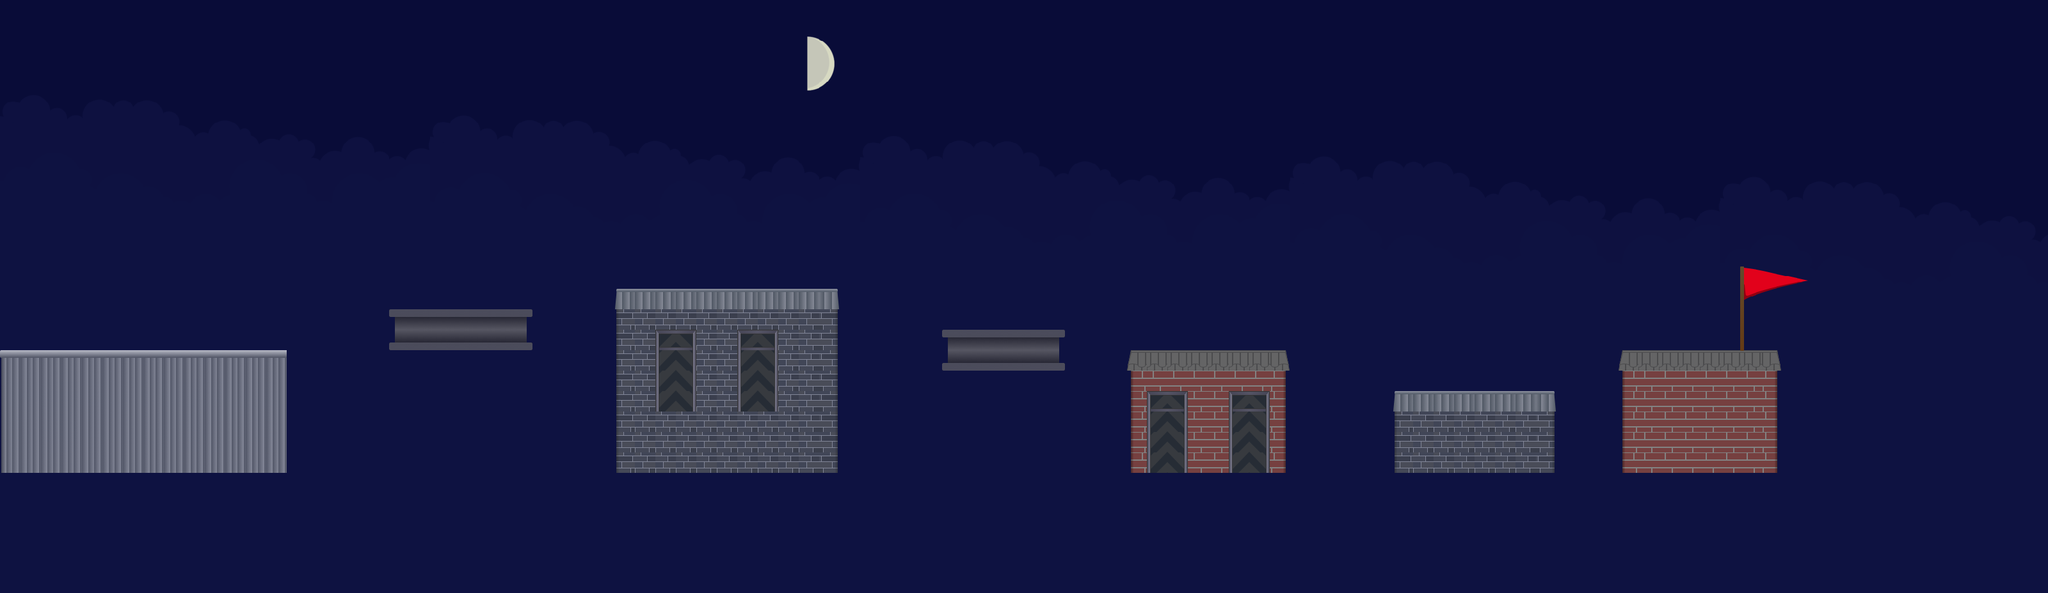

Rendered tile map (Tiled .tmx) drawn with the repository's tilesets; below, a short description and the map source with its tile grids summarised:
An orthogonal 100x29 tile map with 32x32 px tiles, 4 tile layers (layer1, layer2, layer3, layer4), 22 tilesets.

<map version="1.2" tiledversion="1.2.1" orientation="orthogonal" renderorder="right-down" width="100" height="29" tilewidth="32" tileheight="32" infinite="0" backgroundcolor="#090c38" nextlayerid="30" nextobjectid="1">
 <tileset firstgid="1" name="l1" tilewidth="32" tileheight="32" spacing="1" tilecount="1" columns="1">
  <image source="../../sprites/l1.png" width="48" height="48" />
 </tileset>
 <tileset firstgid="2" name="l2" tilewidth="32" tileheight="32" spacing="1" tilecount="1" columns="1">
  <image source="../../sprites/l2.png" width="48" height="48" />
 </tileset>
 <tileset firstgid="3" name="l3" tilewidth="32" tileheight="32" spacing="1" tilecount="1" columns="1">
  <image source="../../sprites/l3.png" width="48" height="48" />
 </tileset>
 <tileset firstgid="4" name="l4" tilewidth="32" tileheight="32" spacing="1" tilecount="1" columns="1">
  <image source="../../sprites/l4.png" width="48" height="48" />
 </tileset>
 <tileset firstgid="5" name="l5" tilewidth="32" tileheight="32" spacing="1" tilecount="1" columns="1">
  <image source="../../sprites/l5.png" width="48" height="48" />
 </tileset>
 <tileset firstgid="6" name="h1" tilewidth="32" tileheight="32" spacing="1" tilecount="1" columns="1">
  <image source="../../sprites/h1.png" width="48" height="48" />
 </tileset>
 <tileset firstgid="7" name="h2" tilewidth="32" tileheight="32" spacing="1" tilecount="1" columns="1">
  <image source="../../sprites/h2.png" width="48" height="48" />
 </tileset>
 <tileset firstgid="8" name="h3" tilewidth="32" tileheight="32" spacing="1" tilecount="1" columns="1">
  <image source="../../sprites/h3.png" width="48" height="48" />
 </tileset>
 <tileset firstgid="9" name="hpart" tilewidth="32" tileheight="32" spacing="1" tilecount="1" columns="1">
  <image source="../../sprites/hpart.png" width="48" height="48" />
 </tileset>
 <tileset firstgid="10" name="hpart2" tilewidth="32" tileheight="32" spacing="1" tilecount="1" columns="1">
  <image source="../../sprites/hpart2.png" width="48" height="48" />
 </tileset>
 <tileset firstgid="11" name="w1" tilewidth="32" tileheight="32" spacing="1" tilecount="1" columns="1">
  <image source="../../sprites/w1.png" width="48" height="48" />
 </tileset>
 <tileset firstgid="12" name="w2" tilewidth="32" tileheight="32" spacing="1" tilecount="1" columns="1">
  <image source="../../sprites/w2.png" width="48" height="48" />
 </tileset>
 <tileset firstgid="13" name="ngtile1" tilewidth="32" tileheight="32" spacing="1" tilecount="1" columns="1">
  <image source="../../sprites/ngtile1.png" width="48" height="48" />
 </tileset>
 <tileset firstgid="14" name="h11" tilewidth="32" tileheight="32" spacing="1" tilecount="1" columns="1">
  <image source="../../sprites/h11.png" width="48" height="48" />
 </tileset>
 <tileset firstgid="15" name="h12" tilewidth="32" tileheight="32" spacing="1" tilecount="1" columns="1">
  <image source="../../sprites/h12.png" width="48" height="48" />
 </tileset>
 <tileset firstgid="16" name="w11" tilewidth="32" tileheight="32" spacing="1" tilecount="1" columns="1">
  <image source="../../sprites/w11.png" width="48" height="48" />
 </tileset>
 <tileset firstgid="17" name="w12" tilewidth="32" tileheight="32" spacing="1" tilecount="1" columns="1">
  <image source="../../sprites/w12.png" width="48" height="48" />
 </tileset>
 <tileset firstgid="18" name="moonimahes" tilewidth="32" tileheight="32" spacing="1" tilecount="220" columns="22">
  <image source="../../sprites/moonimahes.png" width="750" height="346" />
 </tileset>
 <tileset firstgid="238" name="flag" tilewidth="32" tileheight="32" spacing="1" tilecount="345" columns="23">
  <image source="../../sprites/flag.png" width="764" height="500" />
 </tileset>
 <tileset firstgid="583" name="pipe1" tilewidth="32" tileheight="32" spacing="1" tilecount="1" columns="1">
  <image source="../../sprites/pipe1.png" width="48" height="48" />
 </tileset>
 <tileset firstgid="584" name="pipe2" tilewidth="32" tileheight="32" spacing="1" tilecount="1" columns="1">
  <image source="../../sprites/pipe2.png" width="48" height="48" />
 </tileset>
 <tileset firstgid="585" name="wolken_l3" tilewidth="32" tileheight="32" spacing="1" tilecount="506" columns="22">
  <image source="../../sprites/wolken_l3.png" width="750" height="777" />
 </tileset>
 <layer id="26" name="layer1" width="100" height="29" opacity="0.1">
  <data>[2900 cells, 2310 non-empty, 336 distinct tile ids]</data>
 </layer>
 <layer id="27" name="layer2" width="100" height="29" offsetx="-128" offsety="164">
  <data>[2900 cells, 337 non-empty, 16 distinct tile ids]</data>
 </layer>
 <layer id="28" name="layer3" width="100" height="29" offsetx="-104" offsety="48">
  <data>[2900 cells, 20 non-empty, 20 distinct tile ids]</data>
 </layer>
 <layer id="29" name="layer4" width="100" height="29">
  <data>[2900 cells, 8 non-empty, 8 distinct tile ids]</data>
 </layer>
</map>
